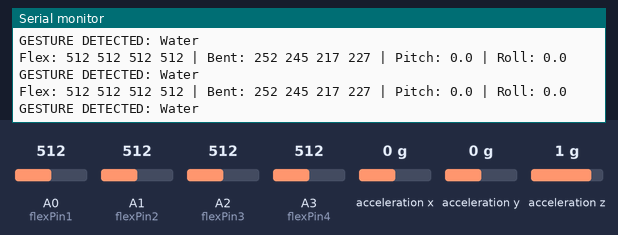
This sketch was run on a simulated Arduino Uno, built with avr-gcc and run on an emulated ATmega328P. Parts: the last lines printed to the serial monitor. The test bench sets the inputs (shaded band); at power-on: A2 (flexPin3) = 512, A3 (flexPin4) = 512, A0 (flexPin1) = 512, A1 (flexPin2) = 512, acceleration x 0 g, acceleration y 0 g, acceleration z 1 g.

Above: at 19.8 s.
19.9 s: A2 (flexPin3) set to 708
At 22.2 s:
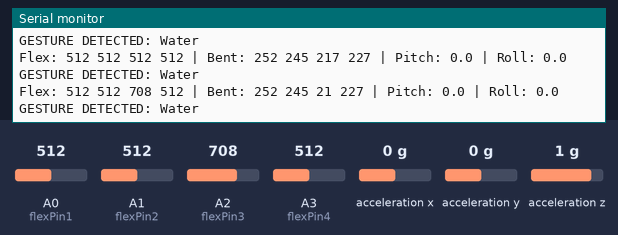
23.8 s: A2 (flexPin3) set to 732
At 25.6 s:
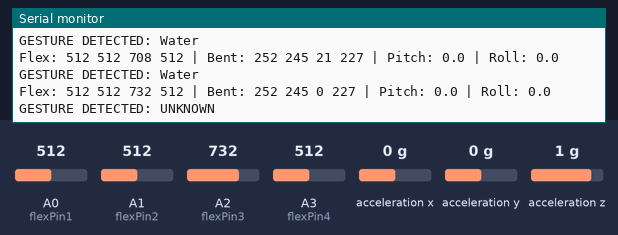
29.0 s: A3 (flexPin4) set to 720
At 31.5 s:
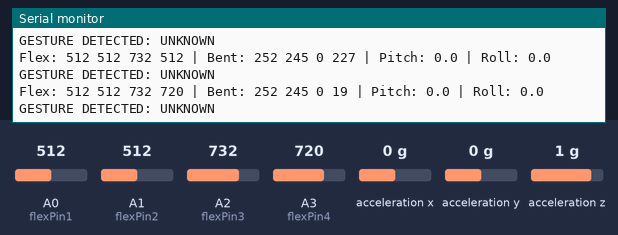
32.9 s: A3 (flexPin4) set to 750
At 35.0 s:
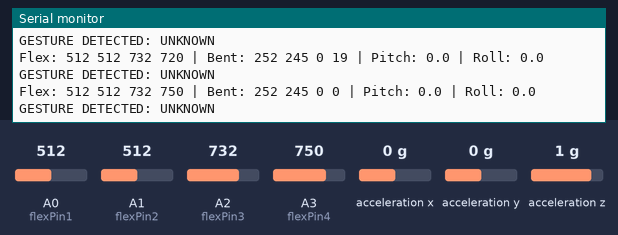
Timing chart, 0 to 36.5 s (numbered marks = the images above; inputs shaded):
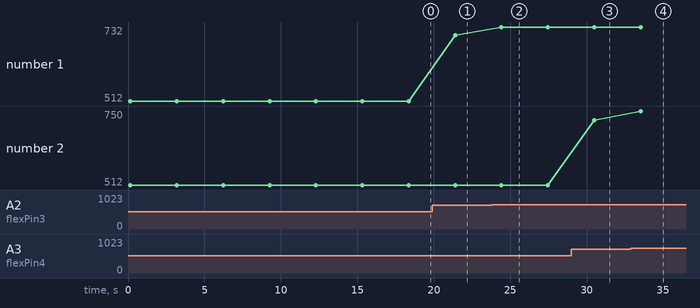

The sketch:

gesture_flex_gyro.ino
```cpp
#include <Wire.h>
#include <MPU6050.h>

MPU6050 mpu;

// Flex sensor pins
const int flexPin1 = A0;
const int flexPin2 = A1;
const int flexPin3 = A2;
const int flexPin4 = A3;

// Base (straight hand) values from calibration
int baseF1=764, baseF2=757, baseF3=729, baseF4= 739;

float prevPitch = 0;
float prevRoll = 0;
unsigned long prevTime = 0;

void setup() {
  Serial.begin(9600);
  Wire.begin();

  // Initialize MPU6050
  mpu.initialize();
  mpu.setSleepEnabled(false);  // Wake up MPU6050

  delay(100);

  if (mpu.testConnection()) {
    Serial.println("MPU6050 Connected");
  } else {
    Serial.println("MPU6050 Connection Failed");
    while (1);
  }

  Serial.println("Starting gesture detection...");
}

void loop() {
  // Read flex sensor values
  int f1 = analogRead(flexPin1);
  int f2 = analogRead(flexPin2);
  int f3 = analogRead(flexPin3);
  int f4 = analogRead(flexPin4);

  // Calculate bent values
  int bentF1 = max(0, baseF1 - f1);
  int bentF2 = max(0, baseF2 - f2);
  int bentF3 = max(0, baseF3 - f3);
  int bentF4 = max(0, baseF4 - f4);

  // Read accelerometer values
  int ax = mpu.getAccelerationX();
  int ay = mpu.getAccelerationY();
  int az = mpu.getAccelerationZ();

  // Calculate pitch and roll
  float pitch = atan2(ax, sqrt(ay * ay + az * az)) * 180.0 / PI;
  float roll  = atan2(ay, sqrt(ax * ax + az * az)) * 180.0 / PI;

  // Shake detection
  unsigned long currentTime = millis();
  float deltaPitch = abs(pitch - prevPitch);
  float deltaRoll = abs(roll - prevRoll);
  float deltaTime = (currentTime - prevTime) / 1000.0;
  bool shakeDetected = (deltaPitch > 20 || deltaRoll > 20) && deltaTime < 0.3;

  // Print all sensor values
  Serial.print("Flex: ");
  Serial.print(f1); Serial.print(" ");
  Serial.print(f2); Serial.print(" ");
  Serial.print(f3); Serial.print(" ");
  Serial.print(f4);

  Serial.print(" | Bent: ");
  Serial.print(bentF1); Serial.print(" ");
  Serial.print(bentF2); Serial.print(" ");
  Serial.print(bentF3); Serial.print(" ");
  Serial.print(bentF4);

  Serial.print(" | Pitch: ");
  Serial.print(pitch, 1);
  Serial.print(" | Roll: ");
  Serial.println(roll, 1);

  // Gesture Detection
  if (bentF1 < 20 && bentF2 < 6 && bentF3 < 6 && bentF4 < 6 && (roll < 50 || isnan(roll)) && (pitch < 50 || isnan(pitch))){
    Serial.println("GESTURE DETECTED: HELLO");
  } else if (bentF1 > 10 && bentF2 > 4 && bentF3 > 6 && bentF4 > 6 && (roll < 20 || isnan(roll))) {
    Serial.println("GESTURE DETECTED: Water");
  } else if (bentF1 < 20 && bentF2 > 4 && bentF3 > 6 && bentF4 < 4) {
    Serial.println("GESTURE DETECTED: OK");
  }  else if (bentF1 > 5 && bentF2 < 2 &&  bentF3 < 3 && bentF4 < 5) {
    Serial.println("GESTURE DETECTED: Good");
  }  else if (bentF1 > 5 && bentF2 > 2 &&  bentF3 > 3 && bentF4 < 5) {
    Serial.println("GESTURE DETECTED: washroom");
  } else if (bentF1 < 10  && bentF2 < 10 && bentF3 > 6 && bentF4 > 10) {
    Serial.println("GESTURE DETECTED: Peace");
  } else if (bentF1 < 10  && bentF2 > 10 && bentF3 > 6 && bentF4 > 4) {
    Serial.println("GESTURE DETECTED: medicine");
  } else if (bentF1 < 10 && bentF2 < 10 && bentF3 < 10 && bentF4 < 10 && pitch > 50 && (roll < 20 || isnan(roll))) {
    Serial.println("GESTURE DETECTED: Stop ");
  } else if (bentF1 > 10 && bentF2 > 4 && bentF3 > 6 && bentF4 > 5 && roll > 20) {
    Serial.println("GESTURE DETECTED: Hungry ");
  } else if (bentF1 < 10 && bentF2 < 10 && bentF3 < 5 && bentF4 <7  && roll > 20) {
    Serial.println("GESTURE DETECTED: Sleep ");
  } else if (shakeDetected) {
    Serial.println("GESTURE DETECTED: Shake");
  } else {
    Serial.println("GESTURE DETECTED: UNKNOWN");
  }

  // Update for next shake comparison
  prevPitch = pitch;
  prevRoll = roll;
  prevTime = currentTime;

  delay(3000);  // Adjust for stability
}
```

Measured:
- the behaviour switches between 722 and 723 on A2 (flexPin3) (found by bisection; images 1 and 2)
- after the input at 19.9 s, the serial monitor: prints a new line after 1.5 s (image 1)
- after the input at 23.8 s, the serial monitor: prints a new line after 0.63 s (image 2)
- after the input at 29.0 s, the serial monitor: prints a new line after 1.5 s (image 3)
- after the input at 32.9 s, the serial monitor: prints a new line after 0.63 s (image 4)
- plotted number 1: 512 → 708 after the input at 19.9 s, 708 → 732 after the input at 23.8 s
- plotted number 2: 512 → 720 after the input at 29.0 s, 720 → 750 after the input at 32.9 s
